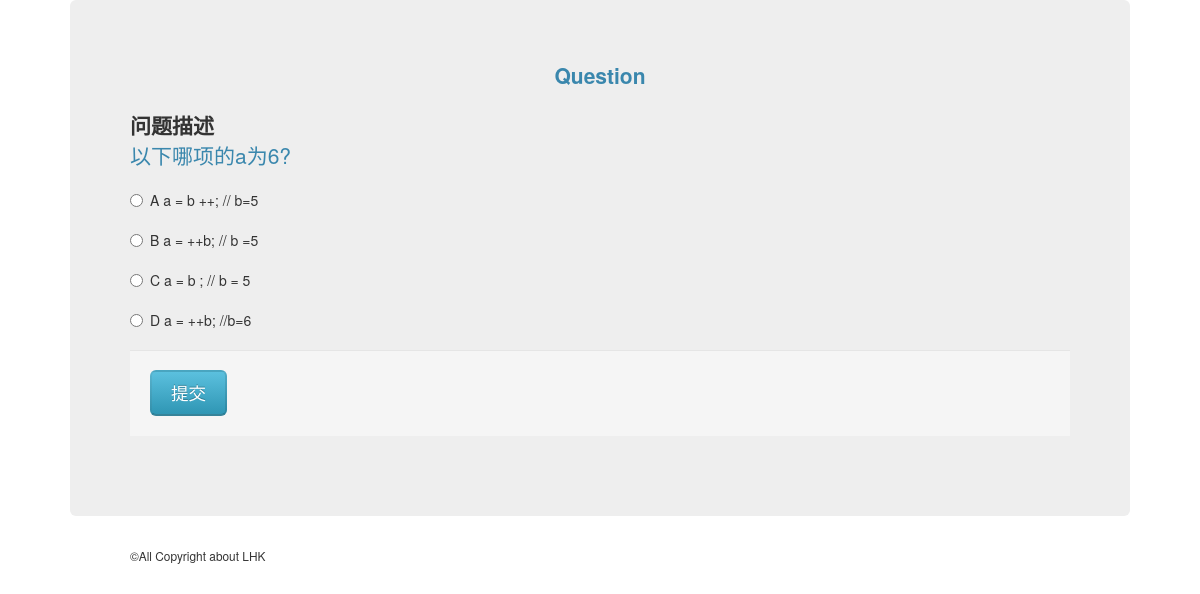
The app's page /Tapp/courses/select/1/ with its own data.
### Tapp/models.py (models this page shows, shortened)
class SelectQuestion(models.Model): # 选择题
    knowledge = models.ForeignKey(Knowledge,on_delete=models.CASCADE) # 对应知识
    question_title = models.CharField(max_length=20,default="Question")
    question_text = models.CharField(max_length=200) # 问题描述
    total_submit = models.IntegerField(default=0) # 总提交人数
    correct_submit = models.IntegerField(default=0) # 正确人数
    answer = models.CharField(max_length=1,choices=[('A','Answer A'),('B','Answer B'),('C','Answer C'),('D','Answer D')]) # 问题答案
    choice_A = models.CharField(max_length=100) # 选项A
    choice_B = models.CharField(max_length=100) # 选项B
    choice_C = models.CharField(max_length=100) # 选项C
    choice_D = models.CharField(max_length=100) # 选项D
    question_analysis = models.TextField(default="no") # 问题解析

### Tapp/views.py (the view)
# urls.py: path('courses/select/<int:pk>/',views.SelectDetailView.as_view(),name="selectDetail"),
class SelectDetailView(generic.DetailView):
    model = SelectQuestion
    template_name = "Tapp/selectDetail.html"
    context_object_name = 'select'
    pass

### Tapp/templates/Tapp/selectDetail.html (shortened to what this page needs)
<head>
    {% load static %}
    <link rel="stylesheet" href="{% static 'Tapp/css/bootstrap.css' %}">
</head>
<body>
    <div class="container hero-unit">
    {% if select %}
        <p class="lead text-center pa"><strong class="text-info">{{ select.question_title }}</strong> </p>
        <p class="lead"><strong>问题描述</strong> <br> <span class="text-info">{{ select.question_text }}</span> </p>
        <form action="{% url 'Tapp:handleSelect' select.id %}" method="POST">
            <div class='radio'>
                <p class="lead">
                    <input type="radio" id="AnswerA" name="question" value="A" />
                    <label for="AnswerA">A {{select.choice_A}}</label>
                </p>
                <p class="lead">
                    <input type="radio" id="AnswerB" name="question" value="B" />
                    <label for="AnswerB">B {{select.choice_B}}</label>
                </p>
                <p class="lead">
                    <input type="radio" id="AnswerC" name="question" value="C" />
                    <label for="AnswerC">C {{select.choice_C}}</label>
                </p>
                <p class="lead">
                    <input type="radio" id="AnswerD" name="question" value="D" />
                    <label for="AnswerD">D {{select.choice_D}}</label>
                </p>
            </div>
            <div class="form-actions">
                <button class="btn-info btn-large">提交</button>
            </div>
        </form>
    </div>
    {% else %}
    <p class="lead">No such question</p>
    {% endif %}
</body>
<footer>
    <div class="container">
        <small>&COPY;All Copyright about LHK</small>
    </div>
</footer>

### records on screen
SelectQuestion: question_title "Question", question_text "以下哪项的a为6?", choice_A "a = b ++; // b=5", choice_B "a = ++b; // b =5", choice_C "a = b ; // b = 5", choice_D "a = ++b; //b=6"
